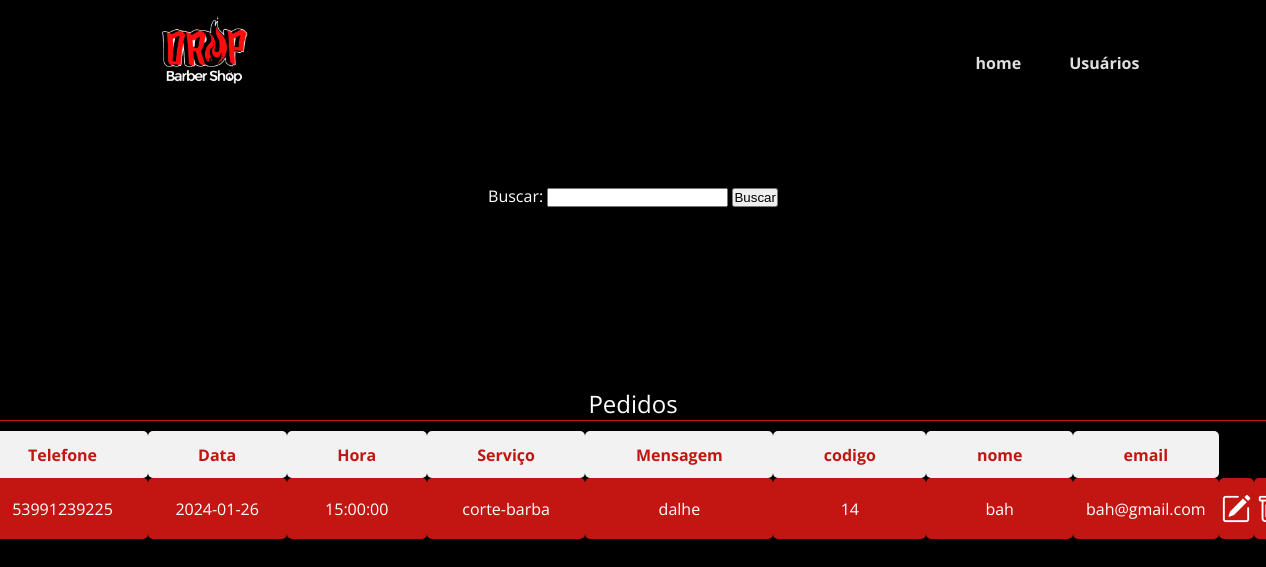
Screenshot of /administrador/lista_de_pd.php?busca=53991239225 (signed in) with the database file from the repository.
### tables this page shows
CREATE TABLE `horarios` (
  `idHora` int(11) NOT NULL,
  `telefone` varchar(20) DEFAULT NULL,
  `data` date NOT NULL,
  `horarioBarbeiro` time NOT NULL,
  `servico` varchar(100) NOT NULL,
  `mensagem` text DEFAULT NULL,
  `codigo` int(11) NOT NULL,
  `nome` varchar(80) NOT NULL,
  `email` varchar(100) NOT NULL
);

### administrador/lista_de_pd.php (the view, shortened to what this page needs)
<?php
    require '../persistencia/conexao.php';
    if(isset($_SESSION['admUser']) && !empty($_SESSION['admUser'])):
        if (isset($_GET['busca']) && !empty($_GET['busca'])) {
            $termo_busca = $_GET['busca'];
            $sql = "SELECT * FROM horarios WHERE telefone LIKE :termo OR data LIKE :termo OR horarioBarbeiro LIKE :termo OR servico LIKE :termo OR mensagem LIKE :termo OR codigo = :codigo OR nome LIKE :termo OR email LIKE :termo";
            $stmt = $pdo->prepare($sql);
            $stmt->bindValue(':termo', "%$termo_busca%");
            $stmt->bindValue(':codigo', $termo_busca);
            $stmt->execute();
            $result = $stmt->fetchAll(PDO::FETCH_ASSOC);
        }else{
            $sql = "SELECT * FROM horarios";
            $stmt = $pdo->prepare($sql);
            $stmt->execute();
            $result = $stmt->fetchAll(PDO::FETCH_ASSOC);
        }
?>
<!DOCTYPE html>
<html lang="pt-br">
<head>
    <link rel="stylesheet" href="estilo-pedidos.css">
    <link rel="stylesheet" href="https://use.fontawesome.com/releases/v5.8.2/css/all.css">
    <link rel="stylesheet" href="https://cdnjs.cloudflare.com/ajax/libs/font-awesome/6.2.1/css/all.min.css" />
    <link rel="stylesheet" href="https://cdn.jsdelivr.net/npm/bootstrap-icons@1.11.2/font/bootstrap-icons.min.css">
</head>
<body>
    <div class="header" id="header">
        <div class="interface">
                <div class="logotipo">
                    <img src="../img/logo.png" alt="logotipo">
                </div>
                <div class="navbar-hd" id="navbar-hd">
                    <a id="link" onclick="openSidebar()" href="homeadm.php">home</a>
                    <a id="link" onclick="openSidebar()" href="lista_de_usu.php">Usuários</a>
                </div>
        </div>
    </div>
    <div class="buscar">
        <form method="GET" action="lista_de_pd.php">
            <label for="busca">Buscar:</label>
            <input type="text" id="busca" name="busca" oninput="buscarPedidos()">
            <button type="submit">Buscar</button>
        </form>
    </div>
    <div class="container">
        <p>
        <?php
        if ($result) {
        ?>
             <table summary="Tabela de pedidos" border="1">
                 <caption>Pedidos</caption>
                 <thead>
                     <tr>
                         <th>Telefone</th>
                         <th>Data</th>
                         <th>Hora</th>
                         <th>Serviço</th>
                         <th>Mensagem</th>
                         <th>codigo</th>
                         <th>nome</th>
                         <th>email</th>
                     </tr>
                 </thead>
                 <tbody>
                 <?php
                foreach ($result as $row) {
                    echo "<tr>";
                    echo "<td>{$row['telefone']}</td>";
                    echo "<td>{$row['data']}</td>";
                    echo "<td>{$row['horarioBarbeiro']}</td>";
                    echo "<td>{$row['servico']}</td>";
                    echo "<td>{$row['mensagem']}</td>";
                    echo "<td>{$row['codigo']}</td>";
                    echo "<td>{$row['nome']}</td>";
                    echo "<td>{$row['email']}</td>";
                    echo "<td><button class='btn-clear'><a id='link' href='editar-pedido.php?codigo={$row['codigo']}'><i class='bi bi-pencil-square'></i></a></button></td>";
                    echo "<td><button class='btn-clear'><a id='link' href='processar_exclusao_pd.php?idHora={$row['idHora']}'><i class='bi bi-trash'></i></a></button></td>";
                    echo "</tr>";
                }
                ?>
                 </tbody>
             </table>
             <?php
                } else {
                    echo "<p>Você ainda não tem horários agendados.</p>";
                }
             ?>
         </p>
        </div>
</body>
</html>
<?php else: header("Location: loginpageadm.php"); endif; ?>

### administrador/estilo-pedidos.css (style rules this page uses)
* { margin: 0; padding: 0; box-sizing: border-box; }
:root { --color-neutral-0: #0e0c0c; --color-neutral-10: #171717; --color-neutral-30: #a8a29e; --color-neutral-40: #f5f5f5; }
:root { --bg_color: #000000; --alt_color: #C31613; }
html { scroll-behavior: smooth; }
.interface { max-width: 1280px; margin: 0 auto; }
body { font-family: 'Open Sans', sans-serif; background-color: #000000; }
a { color: #e0e0e0; font-weight: bold; font-style: normal; text-decoration: none; display: inline-block; transform: .2s ease-in; position: relative; transition: all .5s ease; }
.header a::before { content: ' '; position: absolute; bottom: 0px; left: 0px; width: 0px; height: 2px; background-color: var(--alt_color); transition: all 1.5s ease; }
.header { background-color: #000000; padding: 0 10%; box-shadow: 2px 2px 2px 1px rgba(0, 0, 0, 0.064); }
.header > .interface { display: flex; flex-direction: row; align-items: center; justify-content: space-between; }
.navbar-hd { z-index: 2; display: flex; align-self: center; gap: 3rem; justify-content: space-between; }
.navbar-hd a { margin-bottom: -20px; }
#link { margin-top: 2px; }
.logotipo img { width: 155px; transform: none; transition: none; display: inline-block; float: none; -webkit-transform: translate3d(0, 0, 0); }
.container { padding: 10rem; display: flex; align-items: center; justify-content: center; }
table { width: 50%; border-collapse: collapse; margin-top: 20px; color: #fff; border: transparent; }
caption { font-size: 1.5em; margin-bottom: 10px; border-bottom: 1px solid #C31613; }
th { padding: 12px 50px; border-radius: 5px; }
td { padding: 12px 2px; }
tr { text-align: center; }
tr button { width: 100%; background: transparent; border: none; }
tr i { width: 100%; color: #fff; font-size: 30px; display: inherit; }
th { color: #C31613; background-color: #f2f2f2; }
td { background-color: #C31613; border-radius: 5px; transition: all 1s; }
.buscar { display: flex; align-items: center; justify-content: center; margin-top: 80px; color: #fff; }

### rows the page displays
horarios: telefone "53991239225", data "2024-01-26", horarioBarbeiro "15:00:00", servico "corte-barba", mensagem "dalhe", codigo "14", nome "bah", email "bah@gmail.com"
